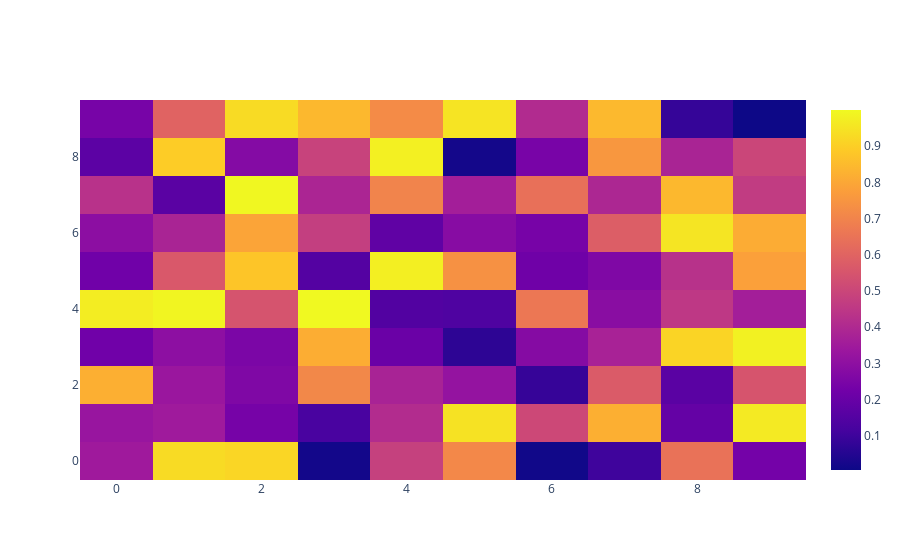

Notebook code for this chart:
### Code cell
# heatmap in plotly
data =np.random.rand(10, 10)
heatmap=go.Heatmap(z=data)
fig=go.Figure(data=[heatmap])
fig.show()
